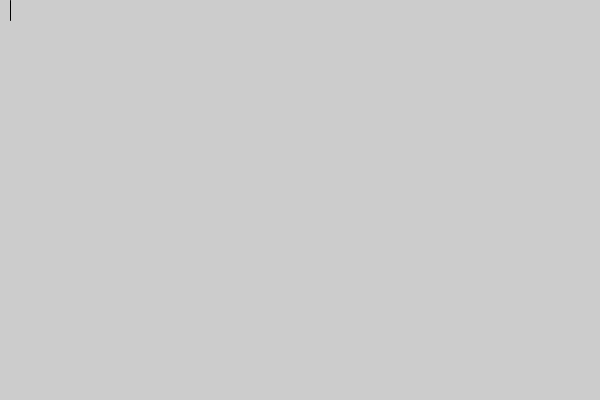
Frame 1 (no input)
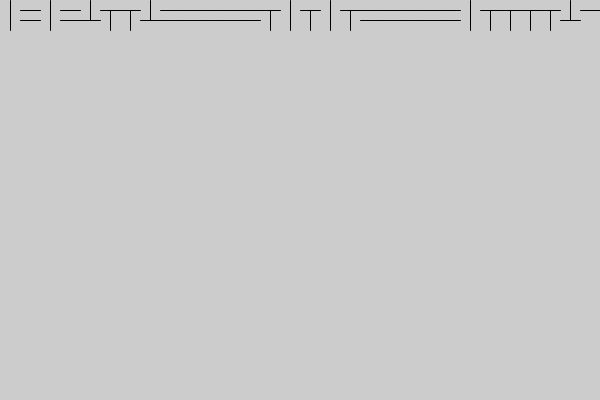
Frame 60 (the mouse pressed at the canvas centre just before this capture)
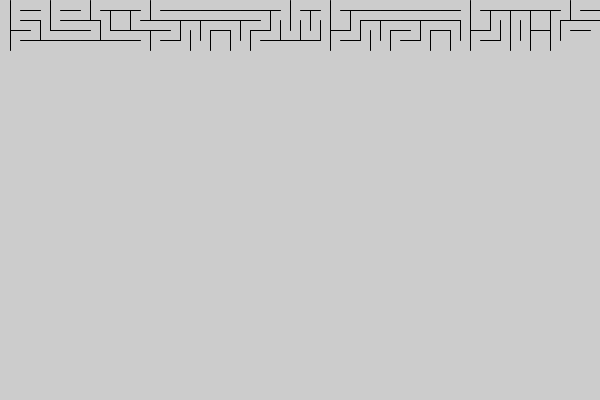
Frame 120 (the mouse held since frame 60 and released just before this capture)

The Processing sketch that drew these frames (run headless with seeded random() and noise(); from frame 60 on, the mouse is pressed at the canvas centre):

// Processing sketch: AlgoArt
// ── AlgoArt.pde
float x = 0;
float y = 0;
float step = 20;

void setup() {
  size(600, 400);
}

void draw() {
  makePiece();
}

void makePiece() {
  if (random(1) > .5) {
    line(x + (.5 * step), y, x + (.5 * step), y + step);
  } else {
    line(x, y + (.5*step), x + step, y + (.5*step));
  }
  x += step;
  if (x > width) {
    x = ((y / step)%1) * step;
    y += (step / 2);
  }
  if (y > height) {
    noLoop();
  }
}
